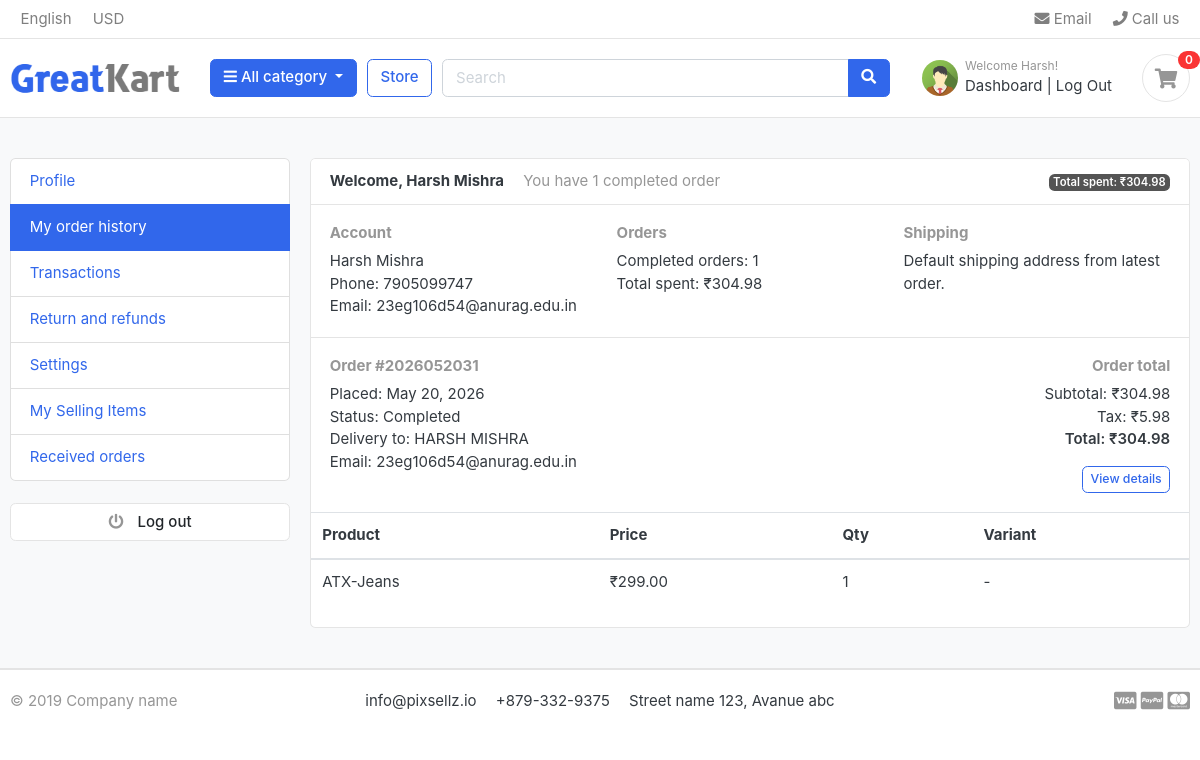
The page /accounts/dashboard/ (signed in) on the database its author committed.
### accounts/models.py (models this page shows, shortened)
class Account(AbstractBaseUser):
    first_name = models.CharField(max_length=50)
    last_name = models.CharField(max_length=50)
    username = models.CharField(max_length=50,unique = True)
    email = models.EmailField(max_length=50,unique=True)
    phone_number = models.CharField(max_length=15,null=True)
    date_joined = models.DateTimeField(auto_now_add=True)
    last_login = models.DateTimeField(auto_now=True)  # or we can remove it django handles it
    is_admin = models.BooleanField(default=False)
    is_staff = models.BooleanField(default=False)
    is_active = models.BooleanField(default=False)
    is_superadmin = models.BooleanField(default=False)
    USERNAME_FIELD = 'email'              # now we will be able to login with the 'email' field
    REQUIRED_FIELDS = ['username','first_name','last_name']
    objects = MyAccountManager()     # for telling the Account that we are using MyAccountManager for all the operations i.e. creating user and superuser

class Profile(models.Model):
    GENDER_CHOICES = (
        ('M', 'Male'),
        ('F', 'Female'),
        ('O', 'Other'),
    )
    user = models.OneToOneField(Account, on_delete=models.CASCADE, related_name='profile')
    profile_image = models.ImageField(upload_to='profiles/', blank=True, null=True)
    phone_number = models.CharField(max_length=20, blank=True, null=True)
    company = models.CharField(max_length=100, blank=True)
    website = models.URLField(blank=True)
    about = models.TextField(blank=True)
    gender = models.CharField(max_length=1, choices=GENDER_CHOICES, blank=True)
    dob = models.DateField(blank=True, null=True)
    address_line_1 = models.CharField(max_length=255, blank=True)
    address_line_2 = models.CharField(max_length=255, blank=True)
    city = models.CharField(max_length=50, blank=True)
    state = models.CharField(max_length=50, blank=True)
    country = models.CharField(max_length=50, blank=True)
    postcode = models.CharField(max_length=20, blank=True)
    created_at = models.DateTimeField(auto_now_add=True)
    updated_at = models.DateTimeField(auto_now=True)

### orders/models.py (models this page shows, shortened)
class Order(models.Model):
    STATUS = (
        ('New', 'New'),
        ('Accepted', 'Accepted'),
        ('Completed', 'Completed'),
        ('Cancelled', 'Cancelled'),
    )
    user = models.ForeignKey(Account, on_delete=models.SET_NULL, null=True) #foreign key to the user model, on_delete=models.SET_NULL -> if the user is deleted then the order will not be deleted but the user field will be set to null
    payment = models.ForeignKey(Payment, on_delete=models.SET_NULL, blank=True, null=True) #foreign key to the payment model, on_delete=models.SET_NULL -> if the payment is deleted then the order will not be deleted but the payment field will be set to null
    order_number = models.CharField(max_length=20) #order number for the order
    razorpay_order_id = models.CharField(max_length=100, blank=True, null=True)
    first_name = models.CharField(max_length=50)
    last_name = models.CharField(max_length=50)
    phone_number = models.CharField(max_length=15)
    email = models.EmailField(max_length=50)
    address_line_1 = models.CharField(max_length=100)
    address_line_2 = models.CharField(max_length=100, blank=True) #optional
    country = models.CharField(max_length=50)
    state = models.CharField(max_length=50)
    city = models.CharField(max_length=50)
    order_note = models.CharField(max_length=100, blank=True) #order note for the order, field : optional
    order_total = models.FloatField()
    tax = models.FloatField() #tax amount for the order
    status = models.CharField(max_length=10, choices=STATUS, default='New') #status of the order, choices=STATUS -> this field can only have values from the STATUS tuple, default='New'
    ip = models.CharField(blank=True, max_length=20) #ip address of the customer
    is_ordered = models.BooleanField(default=False)
    created_at = models.DateTimeField(auto_now_add=True)
    updated_at = models.DateTimeField(auto_now=True) #updated at field to store the date and time when the order was updated

class OrderProduct(models.Model):
    order = models.ForeignKey(Order, on_delete=models.CASCADE) #foreign key to the order model, on_delete=models.CASCADE -> if the order is deleted then the order product will also be deleted
    payment = models.ForeignKey(Payment, on_delete=models.SET_NULL, blank=True, null=True) #foreign key to the payment model, on_delete=models.SET_NULL -> if the payment is deleted then the order product will not be deleted but the payment field will be set to null
    user = models.ForeignKey(Account, on_delete=models.CASCADE) #foreign key to the user model, on_delete=models.CASCADE -> if the user is deleted then the order product will also be deleted
    product = models.ForeignKey(Product, on_delete=models.CASCADE) #foreign key to the product model, on_delete=models.CASCADE -> if the product is deleted then the order product will also be deleted
    variation = models.ForeignKey(Variation, on_delete=models.SET_NULL, blank=True, null=True) #foreign key to the variation model, on_delete=models.SET_NULL -> if the variation is deleted then the order product will not be deleted but the variation field will be set to null
    cilor = models.CharField(max_length=50) #color of the product in the order
    size = models.CharField(max_length=50) #size of the product in the order
    quantity = models.IntegerField() #quantity of the product in the order
    product_price = models.FloatField() #price of the product in the order
    ordered = models.BooleanField(default=False) #ordered field to check if the order product is ordered or not
    created_at = models.DateTimeField(auto_now_add=True)
    updated_at = models.DateTimeField(auto_now=True) #updated at field to store the date and time when the order product was updated

### store/models.py (models this page shows, shortened)
class Product(models.Model):
    product_name  = models.CharField(max_length=50,unique=True)
    slug          = models.SlugField(max_length=100,unique=True)
    description   = models.TextField(max_length=200,blank=True)
    price         = models.IntegerField()
    images        = models.ImageField(upload_to='photos/product')
    stock         = models.IntegerField()
    is_available  = models.BooleanField(default=True)
    category      = models.ForeignKey(Category, on_delete=models.CASCADE)
    created_date  = models.DateTimeField(auto_now_add=True)
    modified_date = models.DateTimeField(auto_now=True)

### accounts/views.py (the view)
# urls.py: path('dashboard/', views.dashboard, name='dashboard'),
def dashboard(request):
    orders = Order.objects.filter(user=request.user, is_ordered=True).order_by('-created_at')
    total_spent = orders.aggregate(total_spent=Sum('order_total'))['total_spent'] or 0
    profile = None
    try:
        profile = request.user.profile
    except Profile.DoesNotExist:
        profile = None
    context = {
        'orders': orders,
        'order_count': orders.count(),
        'total_spent': total_spent,
        'profile': profile,
    }
    return render(request, 'accounts/dashboard.html', context)

### templates/accounts/dashboard.html (shortened to what this page needs)
{% extends 'base.html' %}
{% block content %}
<section class="section-conten padding-y bg">
<div class="container">
	<div class="row">
	<aside class="col-md-3">
		<ul class="list-group">
			<a class="list-group-item" href="{% url 'profile' %}"> Profile </a>
			<a class="list-group-item active" href="#"> My order history </a>
			<a class="list-group-item" href="#"> Transactions </a>
			<a class="list-group-item" href="#"> Return and refunds </a>
			<a class="list-group-item" href="#">Settings </a>
			<a class="list-group-item" href="#"> My Selling Items </a>
			<a class="list-group-item" href="#"> Received orders </a>
		</ul>
		<br>
		<a class="btn btn-light btn-block" href="{% url 'logout' %}"> <i class="fa fa-power-off"></i> <span class="text">Log out</span> </a>
	</aside>
	<main class="col-md-9">
		<article class="card">
		<header class="card-header d-flex justify-content-between align-items-center">
			<div>
				<strong class="d-inline-block mr-3">Welcome, {{ user.first_name }} {{ user.last_name }}</strong>
				<span class="text-muted">You have {{ order_count }} completed order{% if order_count != 1 %}s{% endif %}</span>
			</div>
			<div>
				<span class="badge badge-secondary">Total spent: ₹{{ total_spent|floatformat:2 }}</span>
			</div>
		</header>
		<div class="card-body">
			<div class="row">
				<div class="col-md-4">
					<h6 class="text-muted">Account</h6>
					<div class="d-flex align-items-center">
						<div>
							<p class="mb-0">{{ user.first_name }} {{ user.last_name }}</p>
							<p class="mb-0">Phone: {% if profile.phone_number %}{{ profile.phone_number }}{% else %}{{ user.phone_number }}{% endif %}</p>
							<p class="mb-0">Email: {{ user.email }}</p>
						</div>
					</div>
				</div>
				<div class="col-md-4">
					<h6 class="text-muted">Orders</h6>
					<p>Completed orders: {{ order_count }}<br>
					Total spent: ₹{{ total_spent|floatformat:2 }}
					</p>
				</div>
				<div class="col-md-4">
					<h6 class="text-muted">Shipping</h6>
					<p>Default shipping address from latest order.</p>
				</div>
			</div>
		</div>
		{% if orders %}
			{% for order in orders %}
				<div class="card-body border-top">
					<div class="row">
						<div class="col-md-8">
							<h6 class="text-muted">Order #{{ order.order_number }}</h6>
							<p>Placed: {{ order.created_at|date:"M d, Y" }} <br>
							Status: {{ order.status }}<br>
							Delivery to: {{ order.first_name }} {{ order.last_name }}<br>
							Email: {{ order.email }}
							</p>
						</div>
						<div class="col-md-4 text-right">
							<h6 class="text-muted">Order total</h6>
							<p>Subtotal: ₹{{ order.order_total|floatformat:2 }}<br>
							Tax: ₹{{ order.tax|floatformat:2 }}<br>
							<span class="b">Total: ₹{{ order.order_total|floatformat:2 }}</span>
							</p>
							<a href="{% url 'order_success' order.order_number %}" class="btn btn-outline-primary btn-sm">View details</a>
						</div>
					</div>
				</div>
				<div class="table-responsive">
					<table class="table table-hover mb-4">
						<thead>
							<tr>
								<th>Product</th>
								<th>Price</th>
								<th>Qty</th>
								<th>Variant</th>
							</tr>
						</thead>
						<tbody>
							{% for item in order.orderproduct_set.all %}
							<tr>
								<td>{{ item.product.product_name }}</td>
								<td>₹{{ item.product_price|floatformat:2 }}</td>
								<td>{{ item.quantity }}</td>
								<td>{% if item.variation %}{{ item.variation.variation_value }}{% else %}-{% endif %}</td>
							</tr>
							{% endfor %}
						</tbody>
					</table>
				</div>
			{% endfor %}
		{% else %}
			<div class="card-body">
				<p class="text-muted">You have no completed orders yet.</p>
			</div>
		{% endif %}
</div>
</div>
</section>
{% endblock %}

### templates/includes/navbar.html (shortened to what this page needs)
{% load static %}
<header class="section-header">
<nav class="navbar p-md-0 navbar-expand-sm navbar-light border-bottom">
<div class="container">
  <div class="collapse navbar-collapse" id="navbarTop4">
    <ul class="navbar-nav mr-auto">
    	<li class="nav-item dropdown">
		 	<a href="#" class="nav-link">   English </a>
		</li>
		<li class="nav-item dropdown">
			<a href="#" class="nav-link"> USD </a>
		</li>
    </ul>
    <ul class="navbar-nav">
		<li><a href="#" class="nav-link"> <i class="fa fa-envelope"></i> Email </a></li>
		<li><a href="#" class="nav-link"> <i class="fa fa-phone"></i> Call us </a></li>
	</ul>
  </div>
</div>
</nav>
<section class="header-main border-bottom">
	<div class="container">
<div class="row align-items-center">
	<div class="col-lg-2 col-md-3 col-6">
		<a href="/" class="brand-wrap">
			<img class="logo" src="{% static './images/logo.png' %}">
		</a>
	</div>
	<div class="col-lg col-sm col-md col-6 flex-grow-0">
		<div class="category-wrap dropdown d-inline-block float-right">
			<button type="button" class="btn btn-primary dropdown-toggle" data-toggle="dropdown">
				<i class="fa fa-bars"></i> All category
			</button>
		</div>
	</div>
	<a href="{% url 'store' %}" class="btn btn-outline-primary">Store</a>
	<div class="col-lg  col-md-6 col-sm-12 col">
		<form action="{% url 'search' %}" class="search" method="GET">
			<div class="input-group w-100">
			    <input type="text" class="form-control" style="width:60%;" placeholder="Search" name = "keyword">
			    <div class="input-group-append">
			      <button class="btn btn-primary" type="submit">
			        <i class="fa fa-search"></i>
			      </button>
			    </div>
		    </div>
		</form>
	</div>
	<div class="col-lg-3 col-sm-6 col-8 order-2 order-lg-3">
				<div class="d-flex justify-content-end mb-3 mb-lg-0">
					{% if user.id is None %}
					<div class="widget-header">
						<small class="title text-muted">Welcome guest!</small>
						<div>
							<a href="{% url 'login' %}">Sign in</a> <span class="dark-transp"> | </span>
							<a href="{% url 'register' %}"> Register</a>
						</div>
					</div>
					{% else %}
					<div class="d-flex align-items-center">
						{% if profile.profile_image %}
                                    <img src="{{ profile.profile_image.url }}" class="img-xs rounded-circle mr-2" style="width:36px;height:36px;object-fit:cover;" alt="Profile image">
                                {% else %}
                                    {% if profile.gender == 'M' %}
                                        <img src="{% static 'images/avatars/avatar4.png' %}" class="img-xs rounded-circle mr-2" style="width:36px;height:36px;object-fit:cover;" alt="Profile image">
                                    {% elif profile.gender == 'F' %}
                                        <img src="{% static 'images/avatars/avatar5.jpg' %}" class="img-xs rounded-circle mr-2" style="width:36px;height:36px;object-fit:cover;" alt="Profile image">
                                    {% elif profile.gender == 'O' %}
                                        <img src="{% static 'images/avatars/avatar6.png' %}" class="img-xs rounded-circle mr-2" style="width:36px;height:36px;object-fit:cover;" alt="Profile image">
                                    {% endif %}
                                {% endif %}
						<div class="widget-header">
							<small class="title text-muted">Welcome {{user.first_name}}!</small>
							<div>
								<a href="{% url 'dashboard' %}">Dashboard</a> <span class="dark-transp"> | </span>
								<a href="{% url 'logout' %}"> Log Out</a>
							</div>
						</div>
					</div>
					{% endif %}
					<a href="{% url 'cart' %}" class="widget-header pl-3 ml-3">
						<div class="icon icon-sm rounded-circle border"><i class="fa fa-shopping-cart"></i></div>
						<span class="badge badge-pill badge-danger notify">{{cart_count}}</span>
					</a>
				</div>
			</div>
</div>
	</div>
</section>
</header>

### rows shown on the page
Account: first_name "Harsh", last_name "Mishra", email "23eg106d54@anurag.edu.in"
Profile: phone_number "7905099747"
Order: order_number "2026052031", created_at "May 20, 2026", status "Completed", first_name "HARSH", last_name "MISHRA", email "23eg106d54@anurag.edu.in", order_total "304.98", tax "5.98"
OrderProduct: product.product_name "ATX-Jeans", product_price "299.00", quantity "1"

### other values the page prints
{{ cart_count }} "0"
{{ order_count }} "1"
{{ total_spent|floatformat:2 }} "304.98"
